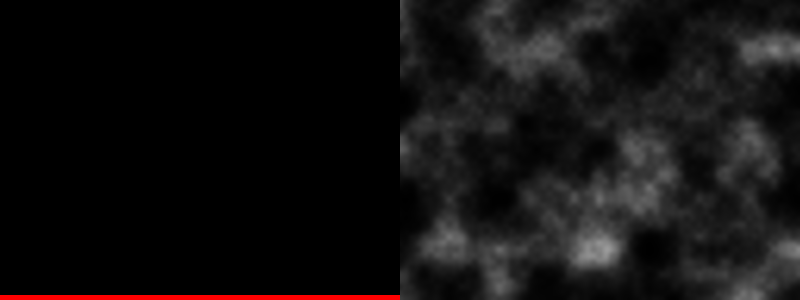
Frame 1 (no input)
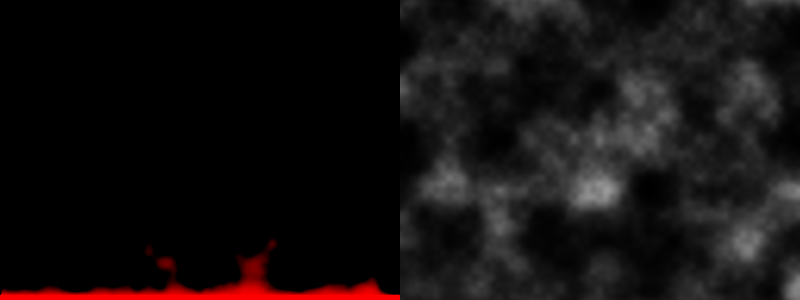
Frame 60 (no input)
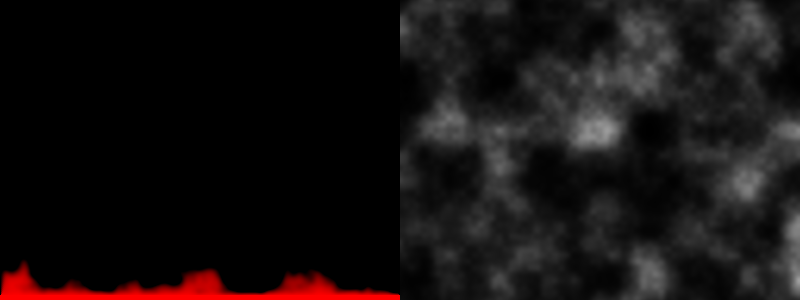
Frame 120 (the mouse pressed at the canvas centre since frame 60)

The p5.js sketch that drew these frames (run headless with seeded random() and noise() and a simulated clock; from frame 60 on, the mouse is pressed at the canvas centre):

// p5.js sketch
// ── sketch.js
let w = 400;
let h = 300;
let buffer1,buffer2, cooling;
let yStart = 0;

function init_fire(n) {
	buffer1.loadPixels();
	for(let i= 0;i<w;i++) {
		for(let j=1;j<=n;j++) {
			let index = (i + (h-j)*w)*4; 
			buffer1.pixels[index++] = 255;
			buffer1.pixels[index++] = 0;
			buffer1.pixels[index++] = 0;
			buffer1.pixels[index] = 255;
		}
	}
	buffer1.updatePixels();
}
function setup() {
	pixelDensity(1);
	createCanvas(w*2,h);
	buffer1 = createGraphics(w,h);
	buffer2 = createGraphics(w,h);
	cooling = createImage(w,h);

}

function cool() {
	cooling.loadPixels();
	let xOff = 0.0;
	let xInc =0.02;
	for(let x=0; x<w ;x++) {
		xOff += xInc;
		let yOff = yStart;
		for(let y=0;y<h;y++) {
			yOff += xInc;
			let n = noise(xOff,yOff);
			let bright = pow(n,3) *255;
			let index = (x + y*w) * 4;
			cooling.pixels[index++] = bright;
			cooling.pixels[index++] = bright;
			cooling.pixels[index++] = bright;
			cooling.pixels[index] = 255;
		}
	}
	cooling.updatePixels();
	yStart += xInc;
}

function draw() {
	init_fire(5);
	cool();
	background(0);
	buffer1.loadPixels();
	buffer2.loadPixels();
	// algo
	for(let x=1; x<w-1;x++) {
		for(let y=1; y<h-1;y++) {
			//index des points adjacents
			let id0 = ((x+0) + (y+0)*w) *4;
			let id1 = ((x+1) + (y+0)*w) *4;
			let id2 = ((x-1) + (y+0)*w) *4;
			let id3 = ((x+0) + (y+1)*w) *4;
			let id4 = ((x+0) + (y-1)*w) *4;
			// get colors in B1
			let c0 = cooling.pixels[id0];
			let c1 = buffer1.pixels[id1];
			let c2 = buffer1.pixels[id2];
			let c3 = buffer1.pixels[id3];
			let c4 = buffer1.pixels[id4];
			let c = (c1+c2+c3+c4)/4 - c0;
			//change color in B2 de id4 (le point au dessus )
			buffer2.pixels[id4++] = c;
			buffer2.pixels[id4++] = 0;
			buffer2.pixels[id4++] = 0;
			buffer2.pixels[id4] = 255;
		}
		buffer2.updatePixels();
	}


	//Swap Buffer
	let temp = buffer1;
	buffer1 = buffer2;
	buffer2 = temp;
	//affiche
	image(buffer2,0,0);
	image(cooling,w,0);
}
